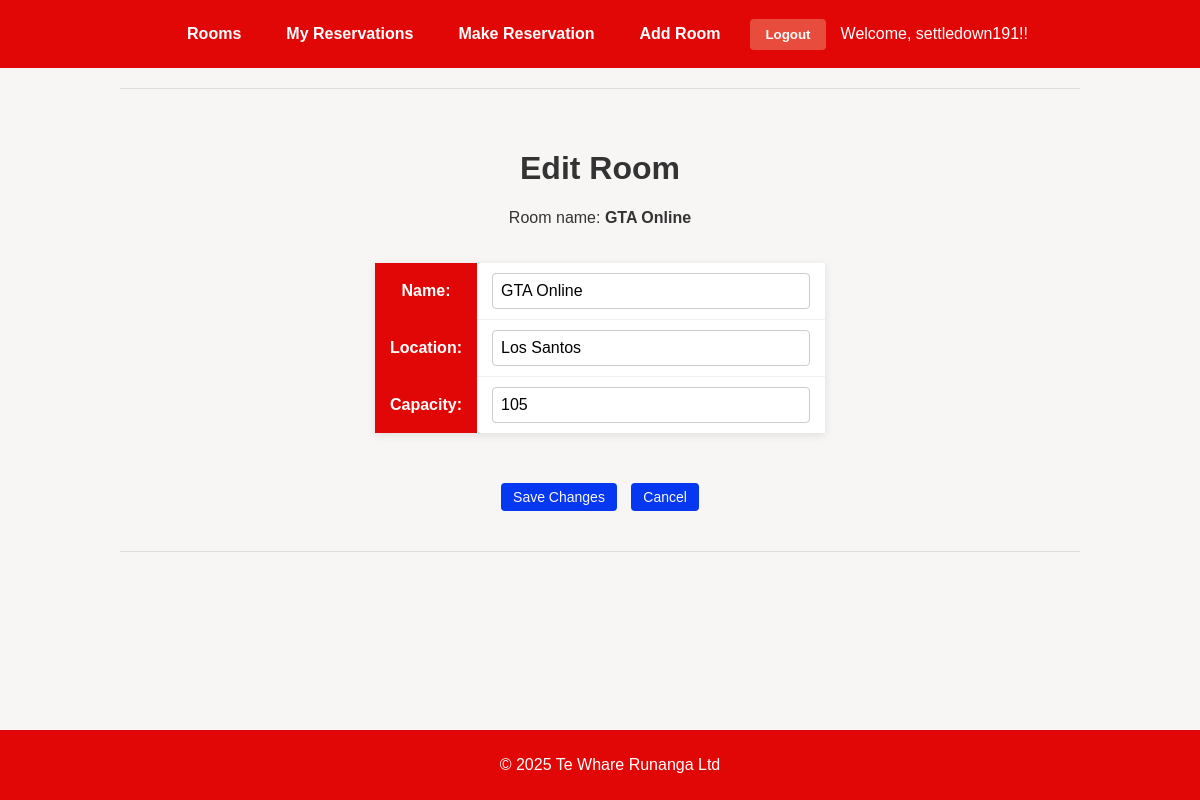
Before: /rooms/edit/1/ (signed in) with the older database file.
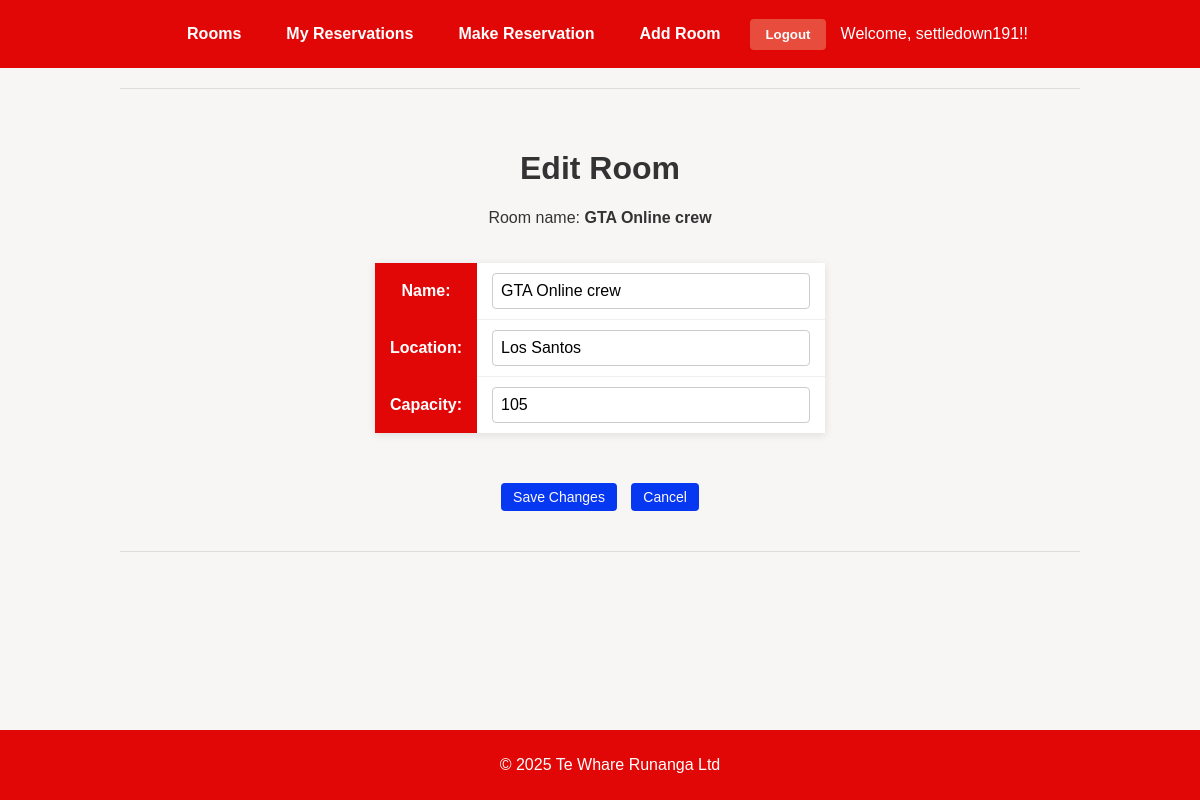
After: the same page with the newer database file.
### reservations/models.py (models this page shows, shortened)
class ConferenceRoom(models.Model):
    name = models.CharField(max_length=100) # Room name
    location = models.CharField(max_length=100) # Where the room is located
    capacity = models.PositiveIntegerField() # How many people can fit in the room

### reservations/views.py (the view)
# urls.py: path('rooms/edit/<int:room_id>/', views.edit_room, name='edit_room'),
@staff_member_required
def edit_room(request, room_id):
    room = get_object_or_404(ConferenceRoom, id=room_id)
    if request.method == 'POST':
        form = ConferenceRoomForm(request.POST, instance=room)
        if form.is_valid():
            form.save()
            messages.success(request, 'Room updated successfully!')
            return redirect('reservations:room_list')
    else:
        form = ConferenceRoomForm(instance=room)
    return render(request, 'reservations/edit_room.html', {
        'form': form,
        'room': room
    })

### reservations/forms.py (shortened to what this page needs)
class ConferenceRoomForm(forms.ModelForm):
    class Meta:
        model = ConferenceRoom
        fields = ['name', 'location', 'capacity']

### reservations/templates/reservations/edit_room.html (shortened to what this page needs)
{% extends 'reservations/base.html' %}
{% block content %}
<h1>Edit Room</h1>
<p>Room name: <strong>{{ room.name }}</strong></p>
<div class="card">
    <form method="post">
        <table>
            {{ form.as_table }}
        </table>
        <div style="margin-top: 20px;">
            <button type="submit"
                    style="padding: 6px 12px;
                           background-color: #0738f1;
                           color: #fbfafa;
                           border: none;
                           border-radius: 4px;
                           cursor: pointer;
                           font-size: 14px;
                           text-decoration: none;">
                Save Changes
            </button>
            <a href="{% url 'room_list' %}"
               style="padding: 6px 12px;
                      background-color: #0738f1;
                      color: #fbfafa;
                      border: none;
                      border-radius: 4px;
                      cursor: pointer;
                      font-size: 14px;
                      text-decoration: none;
                      margin-left: 10px;">
                Cancel
            </a>
        </div>
    </form>
</div>
{% endblock %}

Changed rows visible on the page:
changed ConferenceRoom "Los Santos": name "GTA Online" → "GTA Online crew"
